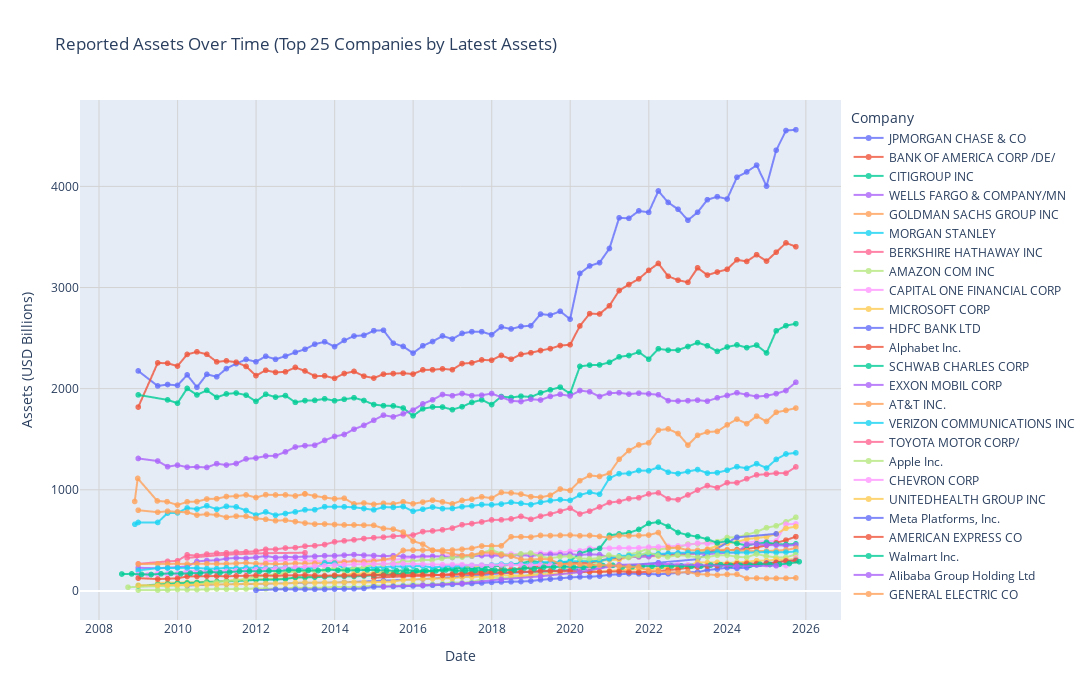

This figure's notebook cell:
### Code cell
import plotly.express as px

# Get the latest value per company to determine top companies
latest_values = df.sort_values('date').groupby('cik').last().sort_values('value', ascending=False)

# Add value_billions to the full dataframe for plotting
df['value_billions'] = df['value'] / 1e9

# Create a mapping of company names to their latest values for sorting in legend
company_order = dict(zip(latest_values['company'], range(len(latest_values))))
df['company_sort'] = df['company'].map(company_order)

fig = px.line(
    df,
    x='date',
    y='value_billions',
    color='company',
    markers=True,
    title=f'Reported {CONCEPT_TITLE} Over Time (Top {NUM_FILERS} Companies by Latest {CONCEPT_TITLE})',
    labels={
        'date': 'Date',
        'value_billions': f'{CONCEPT_TITLE} ({MEASURE} Billions)',
        'company': 'Company'
    },
    hover_data={'cik': True, 'value_billions': ':.2f'},
    category_orders={'company': latest_values['company'].tolist()}
)

fig.update_layout(
    hovermode='closest',
    height=700,
    width=1200,
    legend=dict(
        yanchor="top",
        y=0.99,
        xanchor="left",
        x=1.01
    ),
    xaxis=dict(showgrid=True, gridcolor='lightgray'),
    yaxis=dict(showgrid=True, gridcolor='lightgray')
)

fig.update_traces(
    line=dict(width=2),
    marker=dict(size=6),
    opacity=0.8
)

fig.show()

print("Displaying the time series plot")
